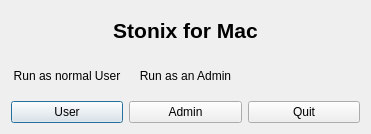
<?xml version="1.0" encoding="UTF-8"?>
<ui version="4.0">
 <class>StonixWrapper</class>
 <widget class="QDialog" name="StonixWrapper">
  <property name="geometry">
   <rect>
    <x>0</x>
    <y>0</y>
    <width>371</width>
    <height>134</height>
   </rect>
  </property>
  <property name="windowTitle">
   <string>Stonix4Mac</string>
  </property>
  <layout class="QGridLayout" name="gridLayout">
   <item row="1" column="0">
    <widget class="QLabel" name="label_2">
     <property name="text">
      <string>Run as normal User</string>
     </property>
     <property name="alignment">
      <set>Qt::AlignCenter</set>
     </property>
     <property name="wordWrap">
      <bool>true</bool>
     </property>
    </widget>
   </item>
   <item row="1" column="1">
    <widget class="QLabel" name="label">
     <property name="text">
      <string>Run as an Admin</string>
     </property>
     <property name="alignment">
      <set>Qt::AlignCenter</set>
     </property>
     <property name="wordWrap">
      <bool>true</bool>
     </property>
    </widget>
   </item>
   <item row="2" column="0">
    <widget class="QPushButton" name="userButton">
     <property name="statusTip">
      <string>Run as a normal User</string>
     </property>
     <property name="whatsThis">
      <string>Run as a normal User</string>
     </property>
     <property name="text">
      <string>User</string>
     </property>
    </widget>
   </item>
   <item row="2" column="1">
    <widget class="QPushButton" name="adminButton">
     <property name="toolTip">
      <string>Run as an Admin User</string>
     </property>
     <property name="whatsThis">
      <string>Run as an Admin User</string>
     </property>
     <property name="text">
      <string>Admin</string>
     </property>
    </widget>
   </item>
   <item row="2" column="2">
    <widget class="QPushButton" name="quitButton">
     <property name="text">
      <string>Quit</string>
     </property>
    </widget>
   </item>
   <item row="0" column="0" colspan="3">
    <widget class="QLabel" name="label_3">
     <property name="font">
      <font>
       <pointsize>16</pointsize>
       <weight>75</weight>
       <bold>true</bold>
      </font>
     </property>
     <property name="text">
      <string>Stonix for Mac</string>
     </property>
     <property name="alignment">
      <set>Qt::AlignCenter</set>
     </property>
    </widget>
   </item>
  </layout>
 </widget>
 <resources/>
 <connections/>
</ui>
